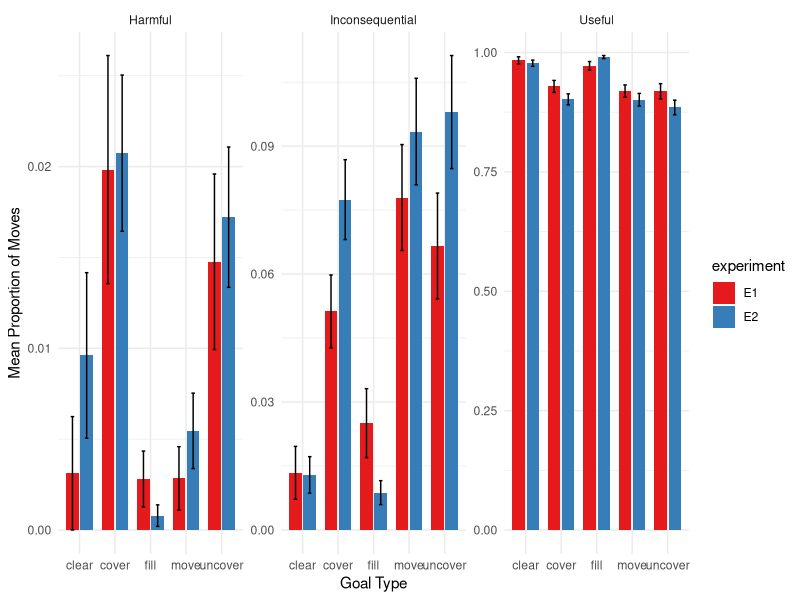
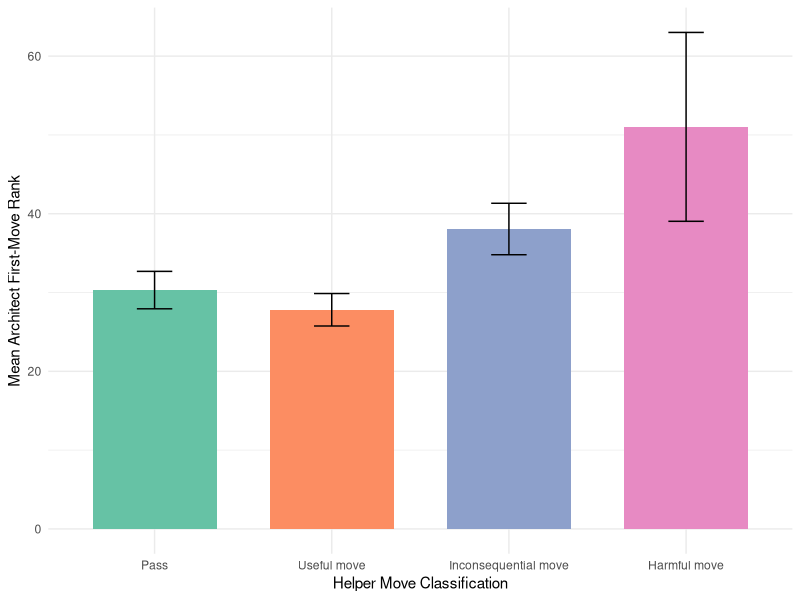
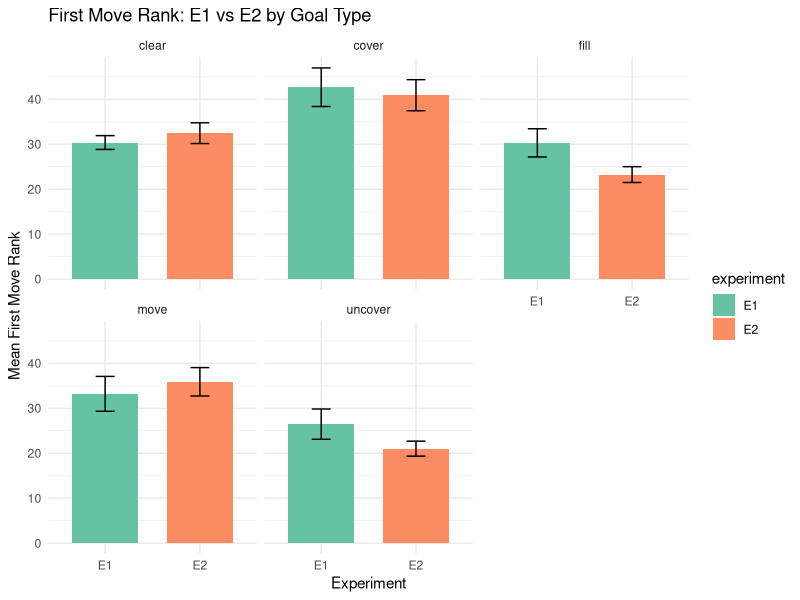

R code for these plots, in order: (Note: this script raises an error after producing the figures.)
## ---- chunk 1
knitr::opts_chunk$set(echo = TRUE)
library(tidyverse)
library(lme4)
library(emmeans)
library(ggplot2)
library(dplyr)
library(broom)
library(rstatix)
library(ggpubr)
library(car)
## ---- chunk 2
e1 <- read_csv("../data/e1/final_tracker.csv") %>%
  mutate(experiment = "E1")
e2 <- read_csv("../data/e2/final_tracker.csv")%>%
  mutate(experiment = "E2")
e1_first_moves <- read_csv("../data/e1/final_first_moves.csv")
e2_first_moves <- read_csv("../data/e2/first_moves.csv")
combined_saliences <- read_csv("../analysis/salience_first_moves.csv")

## ---- chunk 3

e1_architects <- e1 %>%
  filter(role == "architect")

combined <- bind_rows(e1_architects, e2) %>%
  mutate(
    move_type = case_when(
      move_utility == 1 ~ "Useful",
      move_utility == 0 ~ "Inconsequential",
      move_utility == -1 ~ "Harmful"
    ),
    ID = ifelse(experiment == "E2", anonID, ID)
  )

# counting move_types by proportion
prop_moves <- combined %>%
  count(experiment, ID, goal_type, move_type, name = "move_count") %>%
  group_by(experiment, ID, goal_type) %>%
  complete(move_type = c("Useful", "Harmful", "Inconsequential"), fill = list(move_count = 0)) %>%
  mutate(total_moves = sum(move_count),
         prop = move_count / total_moves) %>%
  ungroup() %>%
  mutate(across(c(experiment, goal_type, move_type, ID), as.factor)) %>%
  select(-move_count, -total_moves)



# check that proportions add to 1
prop_moves %>%
  group_by(experiment, ID, goal_type) %>%
  summarise(total_prop = sum(prop)) %>%
  ungroup()


# quick summary 
prop_moves_summary <- prop_moves %>%
  group_by(goal_type, experiment, move_type) %>%
  summarise(
    mean_prop = mean(prop),
    sd_prop = sd(prop),
    .groups = "drop"
  )

## ---- chunk 4

prop_model = lm(data = prop_moves, prop ~ experiment*move_type*goal_type)
car::Anova(prop_model)

# Get EMMs from full model, averaged over goal_type
emm <- emmeans(prop_model, ~ experiment | move_type)

# Pairwise comparisons between experiments within each move_type
distr_contrast_results <- contrast(emm, method = "pairwise", adjust = "tukey")

distr_contrast_results
## ---- chunk 5
ggplot(prop_moves, aes(x = goal_type, y = prop, fill = experiment)) +
  stat_summary(fun = mean, geom = "bar", position = position_dodge(width = 0.8), width = 0.7) +
  stat_summary(fun.data = mean_se, geom = "errorbar", 
               position = position_dodge(width = 0.8), 
               width = 0.2) +
  facet_wrap(~ move_type, scales = "free_y") +
  labs(y = "Mean Proportion of Moves", x = "Goal Type") +
  scale_fill_brewer(palette = "Set1") +
  theme_minimal()
## ---- chunk 6

# read & join architect ranks + helper first-move data
e1_first_moves %>%
  select(ID, goal, first_move_rank)

helpers <- e1 %>%
  filter(role == "helper", move_id == 1) %>%
  select(ID, goal, helper_move = move, helper_utility = move_utility)

helper_arch_comb <- e1_first_moves %>%
  inner_join(helpers, by = c("ID","goal"))

# make 4-level helper_class
helper_arch_comb <- helper_arch_comb %>%
  mutate(
    helper_class = case_when(
      helper_move == "pass"         ~ "Pass",
      helper_utility ==  1          ~ "Useful move",
      helper_utility ==  0          ~ "Inconsequential move",
      helper_utility == -1          ~ "Harmful move"
    ) %>%
    factor(levels = c("Pass","Useful move","Inconsequential move","Harmful move"))
  )

# frequencies & proportions of each class
helper_arch_comb %>%
  count(helper_class) %>%
  mutate(prop = n / sum(n))

# summary of architect first_move_rank by helper_class
helper_arch_comb_summary <- helper_arch_comb %>%
  group_by(helper_class) %>%
  summarise(
    mean_rank = mean(first_move_rank, na.rm = TRUE),
    sd_rank   = sd(first_move_rank,   na.rm = TRUE),
    n         = n(),
    .groups   = "drop"
  )

## ---- chunk 7
aov_model <- lm(first_move_rank ~ helper_class, data = helper_arch_comb)
car::Anova(aov_model)  

# estimated marginal means & Tukey‐adjusted pairwise contrasts
emm <- emmeans(aov_model, ~ helper_class)
helper_arch_contrast_res <- contrast(emm, method = "pairwise", adjust = "tukey")

helper_arch_contrast_res

## ---- chunk 8

ggplot(helper_arch_comb, aes(x = helper_class, y = first_move_rank, fill = helper_class)) +
  stat_summary(fun = mean, geom = "bar", position = position_dodge(.8), width = .7) +
  stat_summary(fun.data = mean_se, geom = "errorbar", position = position_dodge(.8), width = .2) +
  labs(
    x = "Helper Move Classification",
    y = "Mean Architect First-Move Rank"
  ) +
  scale_fill_brewer(palette = "Set2", guide = "none") +
  theme_minimal()


## ---- chunk 9

combined_first_moves <- bind_rows(
  e1_first_moves %>% mutate(experiment = "E1"),
  e2_first_moves %>% mutate(experiment = "E2")
) %>%
  mutate(goal_type = word(goal, 1))

anova_model <- lm(first_move_rank ~ experiment * goal_type, data = combined_first_moves)

# ANOVA test 
anova_results <- car::Anova(anova_model)
print(anova_results)

# Compute Estimated Marginal Means (EMMs) and contrasts
emm <- emmeans(anova_model, pairwise ~ experiment | goal_type, adjust = "tukey")
emm_results <- emm$contrasts
print(emm_results)



## ---- chunk 10
ggplot(combined_first_moves,
       aes(x = experiment, y = first_move_rank, fill = experiment)) +
  stat_summary(fun = mean, geom = "bar",
               position = position_dodge(.8), width = .7) +
  stat_summary(fun.data = mean_se, geom = "errorbar",
               position = position_dodge(.8), width = .2) +
  facet_wrap(~ goal_type) +
  labs(
    title = "First Move Rank: E1 vs E2 by Goal Type",
    x = "Experiment",
    y = "Mean First Move Rank"
  ) +
  scale_fill_brewer(palette = "Set2") +
  theme_minimal()


## ---- chunk 11

# stepwise
step_model <- lm(stepwise_salience ~ experiment * goal_type, data = combined_saliences)
car::Anova(step_model) 

# Get EMMs for experiment within each goal_type
emm_goal <- emmeans(step_model, ~ experiment | goal_type)

# Pairwise comparisons between experiments within goal_type
step_contrast_results <- contrast(emm_goal, method = "pairwise", adjust = "tukey")
print(step_contrast_results)

# euclidean
eucl_model <- lm(euclidean_salience ~ experiment * goal_type, data = combined_saliences)
car::Anova(eucl_model)

emm_eucl_goal <- emmeans(eucl_model, ~ experiment | goal_type)
  
eucl_contrast_results <- contrast(emm_eucl_goal, method = "pairwise", adjust = "tukey")
print(eucl_contrast_results)

## ---- chunk 12

# observed-baseline differences
combined_saliences <- combined_saliences %>%
  mutate(
    diff_stepwise = stepwise_salience - random_stepwise_salience,
    diff_euclidean = euclidean_salience - random_euclidean_salience
  )
# stepwise gap
step_gap_model <- lm(diff_stepwise ~ experiment * goal_type,
                     data = combined_saliences)
car::Anova(step_gap_model)

# get EMMs for experiment within each goal_type
emm_step_gap <- emmeans(step_gap_model, ~ experiment | goal_type)

# pairwise comparisons between experiments within goal_type
step_gap_contrast_results <- contrast(emm_step_gap,
                                      method = "pairwise",
                                      adjust = "tukey")
print(step_gap_contrast_results)

# euclidean gap
eucl_gap_model <- lm(diff_euclidean ~ experiment * goal_type,
                     data = combined_saliences)
car::Anova(eucl_gap_model)

emm_eucl_gap <- emmeans(eucl_gap_model, ~ experiment | goal_type)

eucl_gap_contrast_results <- contrast(emm_eucl_gap,
                                      method = "pairwise",
                                      adjust = "tukey")
print(eucl_gap_contrast_results)


## ---- chunk 13

long_sal <- combined_saliences %>%
  pivot_longer(
    cols     = c(stepwise_salience, euclidean_salience),
    names_to = "salience_type",
    values_to= "salience"
  )

long_sal <- combined_saliences %>%
  pivot_longer(
    cols         = c(stepwise_salience,
                     euclidean_salience,
                     random_stepwise_salience,
                     random_euclidean_salience),
    names_to     = c("salience_source","salience_type"),
    names_pattern= "(random_)?(stepwise|euclidean)_salience",
    values_to    = "salience"
  ) %>%
  mutate(
    salience_source = if_else(salience_source == "random_", 
                              "baseline", 
                              "observed"),
    salience_type   = paste0(salience_type, "_salience")
  )

## ---- chunk 14

# observed salience by goal type e1 vs e2
ggplot(long_sal,
       aes(x = experiment, y = salience, fill = experiment)) +
  stat_summary(fun     = mean,
               geom    = "bar",
               position= position_dodge(.8),
               width   = .7) +
  stat_summary(fun.data = mean_se,
               geom     = "errorbar",
               position = position_dodge(.8),
               width    = .2) +
  facet_grid(salience_type ~ goal_type,
             scales   = "free_y",
             labeller = labeller(
               salience_type = c(
                 stepwise_salience  = "Stepwise",
                 euclidean_salience = "Euclidean"
               )
             )
  ) +
  labs(x     = "Experiment",
       y     = "Mean Salience",
       title = "Stepwise vs Euclidean Salience by Goal Type") +
  scale_fill_brewer(palette = "Set2", guide = "none") +
  theme_minimal()



# observed vs baseline, facetted by salience type and goal
ggplot(long_sal,
       aes(x = experiment, y = salience, fill = salience_source)) +
  stat_summary(fun       = mean,
               geom      = "bar",
               position  = position_dodge(.8),
               width     = .7) +
  stat_summary(fun.data = mean_se,
               geom     = "errorbar",
               position = position_dodge(.8),
               width    = .2) +
  facet_grid(salience_type ~ goal_type,
             scales   = "free_y",
             labeller = labeller(
               salience_type = c(
                 stepwise_salience  = "Stepwise",
                 euclidean_salience = "Euclidean"
               )
             )
  ) +
  labs(x     = "Experiment",
       y     = "Mean Salience",
       fill  = "Source",
       title = "Observed vs Baseline Salience by Goal Type") +
  scale_fill_brewer(palette = "Set2") +
  theme_minimal()
